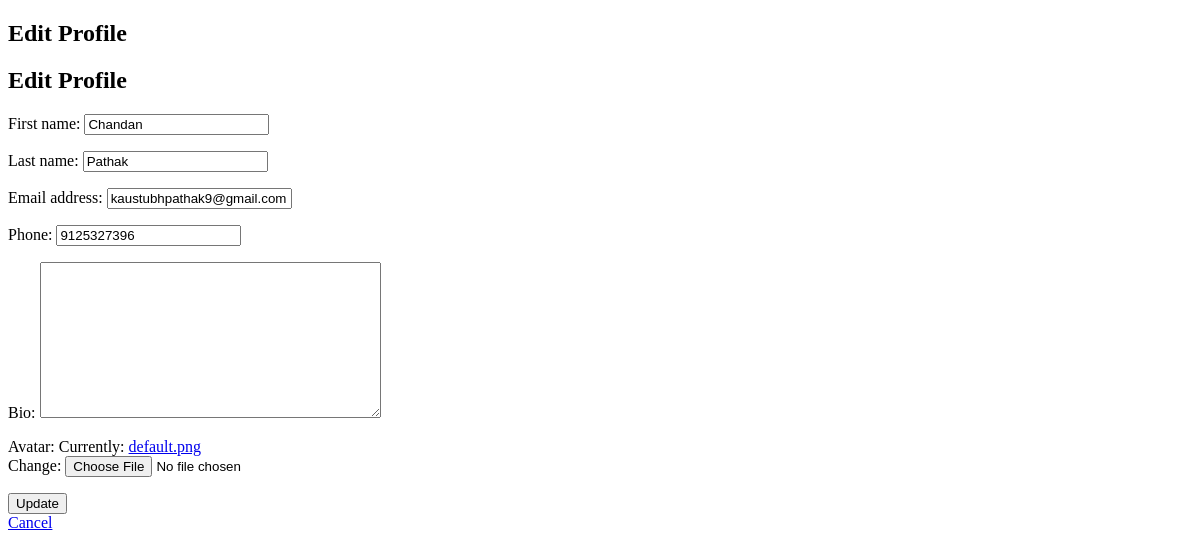
The page /profile/edit/ (signed in) on the database as committed earlier.
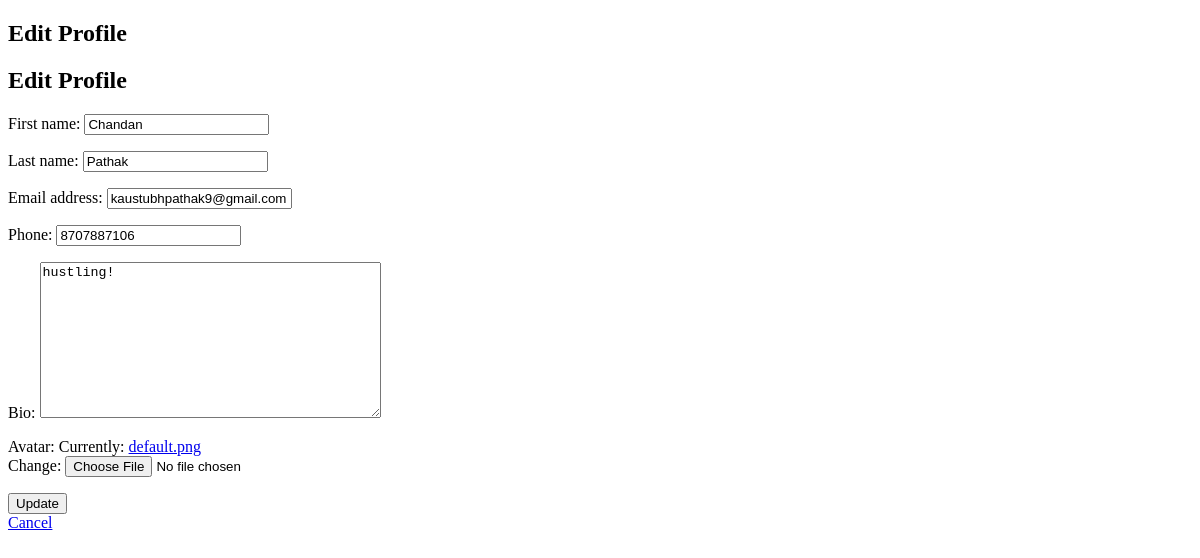
The same page on the database as committed later.
### main/models.py (models this page shows, shortened)
class Profile(models.Model):
    user = models.OneToOneField(User, on_delete=models.CASCADE)
    phone = models.CharField(max_length=15, blank=True, null=True)
    bio = models.TextField(blank=True, null=True)
    avatar = models.ImageField(upload_to='profile_images/', default='default.png')

### main/views.py (the view)
# urls.py: path("profile/edit/", views.edit_profile, name="edit_profile"),
@login_required
def edit_profile(request):
    if request.method == "POST":
        u_form = UserUpdateForm(request.POST, instance=request.user)
        p_form = ProfileUpdateForm(request.POST, request.FILES, instance=request.user.profile)
        if u_form.is_valid() and p_form.is_valid():
            u_form.save()
            p_form.save()
            return redirect("core:view_profile")
    else:
        u_form = UserUpdateForm(instance=request.user)
        p_form = ProfileUpdateForm(instance=request.user.profile)
    context = {
        "u_form": u_form,
        "p_form": p_form
    }
    return render(request, "edit_profile.html", context)

### main/forms.py
class UserUpdateForm(forms.ModelForm):
    class Meta:
        model = User
        fields = ["first_name", "last_name", "email"]

class ProfileUpdateForm(forms.ModelForm):
    class Meta:
        model = Profile
        fields = ["phone", "bio", "avatar"]

### main/templates/edit_profile.html (shortened to what this page needs)
<!DOCTYPE html>
<html lang="en">
<head>
</head>
<body>
    <h2>Edit Profile</h2>
    <h2>Edit Profile</h2>
    <form method="POST" enctype="multipart/form-data">
        {{ u_form.as_p }}
        {{ p_form.as_p }}
        <button type="submit">Update</button>
    </form>
    <a href="{% url 'core:view_profile' %}">Cancel</a>
</body>
</html>

Rows that differ between the two databases and show on the page:
changed Profile: phone "9125327396" → "8707887106"; bio (not shown) → "hustling!"
